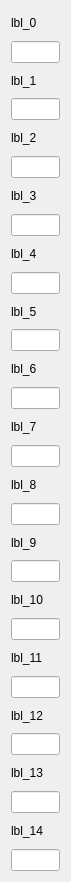
       <widget class="QWidget" name="scrollAreaWidgetContents_9">
        <property name="geometry">
         <rect>
          <x>0</x>
          <y>0</y>
          <width>71</width>
          <height>882</height>
         </rect>
        </property>
        <layout class="QVBoxLayout" name="verticalLayout_34">
         <item>
          <widget class="QLabel" name="lbl_edit_this_class_0">
           <property name="text">
            <string>lbl_0</string>
           </property>
          </widget>
         </item>
         <item>
          <widget class="QLineEdit" name="txt_edit_this_class_0"/>
         </item>
         <item>
          <widget class="QLabel" name="lbl_edit_this_class_1">
           <property name="text">
            <string>lbl_1</string>
           </property>
          </widget>
         </item>
         <item>
          <widget class="QLineEdit" name="txt_edit_this_class_1"/>
         </item>
         <item>
          <widget class="QLabel" name="lbl_edit_this_class_2">
           <property name="text">
            <string>lbl_2</string>
           </property>
          </widget>
         </item>
         <item>
          <widget class="QLineEdit" name="txt_edit_this_class_2"/>
         </item>
         <item>
          <widget class="QLabel" name="lbl_edit_this_class_3">
           <property name="text">
            <string>lbl_3</string>
           </property>
          </widget>
         </item>
         <item>
          <widget class="QLineEdit" name="txt_edit_this_class_3"/>
         </item>
         <item>
          <widget class="QLabel" name="lbl_edit_this_class_4">
           <property name="text">
            <string>lbl_4</string>
           </property>
          </widget>
         </item>
         <item>
          <widget class="QLineEdit" name="txt_edit_this_class_4"/>
         </item>
         <item>
          <widget class="QLabel" name="lbl_edit_this_class_5">
           <property name="text">
            <string>lbl_5</string>
           </property>
          </widget>
         </item>
         <item>
          <widget class="QLineEdit" name="txt_edit_this_class_5"/>
         </item>
         <item>
          <widget class="QLabel" name="lbl_edit_this_class_6">
           <property name="text">
            <string>lbl_6</string>
           </property>
          </widget>
         </item>
         <item>
          <widget class="QLineEdit" name="txt_edit_this_class_6"/>
         </item>
         <item>
          <widget class="QLabel" name="lbl_edit_this_class_7">
           <property name="text">
            <string>lbl_7</string>
           </property>
          </widget>
         </item>
         <item>
          <widget class="QLineEdit" name="txt_edit_this_class_7"/>
         </item>
         <item>
          <widget class="QLabel" name="lbl_edit_this_class_8">
           <property name="text">
            <string>lbl_8</string>
           </property>
          </widget>
         </item>
         <item>
          <widget class="QLineEdit" name="txt_edit_this_class_8"/>
         </item>
         <item>
          <widget class="QLabel" name="lbl_edit_this_class_9">
           <property name="text">
            <string>lbl_9</string>
           </property>
          </widget>
         </item>
         <item>
          <widget class="QLineEdit" name="txt_edit_this_class_9"/>
         </item>
         <item>
          <widget class="QLabel" name="lbl_edit_this_class_10">
           <property name="text">
            <string>lbl_10</string>
           </property>
          </widget>
         </item>
         <item>
          <widget class="QLineEdit" name="txt_edit_this_class_10"/>
         </item>
         <item>
          <widget class="QLabel" name="lbl_edit_this_class_11">
           <property name="text">
            <string>lbl_11</string>
           </property>
          </widget>
         </item>
         <item>
          <widget class="QLineEdit" name="txt_edit_this_class_11"/>
         </item>
         <item>
          <widget class="QLabel" name="lbl_edit_this_class_12">
           <property name="text">
            <string>lbl_12</string>
           </property>
          </widget>
         </item>
         <item>
          <widget class="QLineEdit" name="txt_edit_this_class_12"/>
         </item>
         <item>
          <widget class="QLabel" name="lbl_edit_this_class_13">
           <property name="text">
            <string>lbl_13</string>
           </property>
          </widget>
         </item>
         <item>
          <widget class="QLineEdit" name="txt_edit_this_class_13"/>
         </item>
         <item>
          <widget class="QLabel" name="lbl_edit_this_class_14">
           <property name="text">
            <string>lbl_14</string>
           </property>
          </widget>
         </item>
         <item>
          <widget class="QLineEdit" name="txt_edit_this_class_14"/>
         </item>
        </layout>
       </widget>
